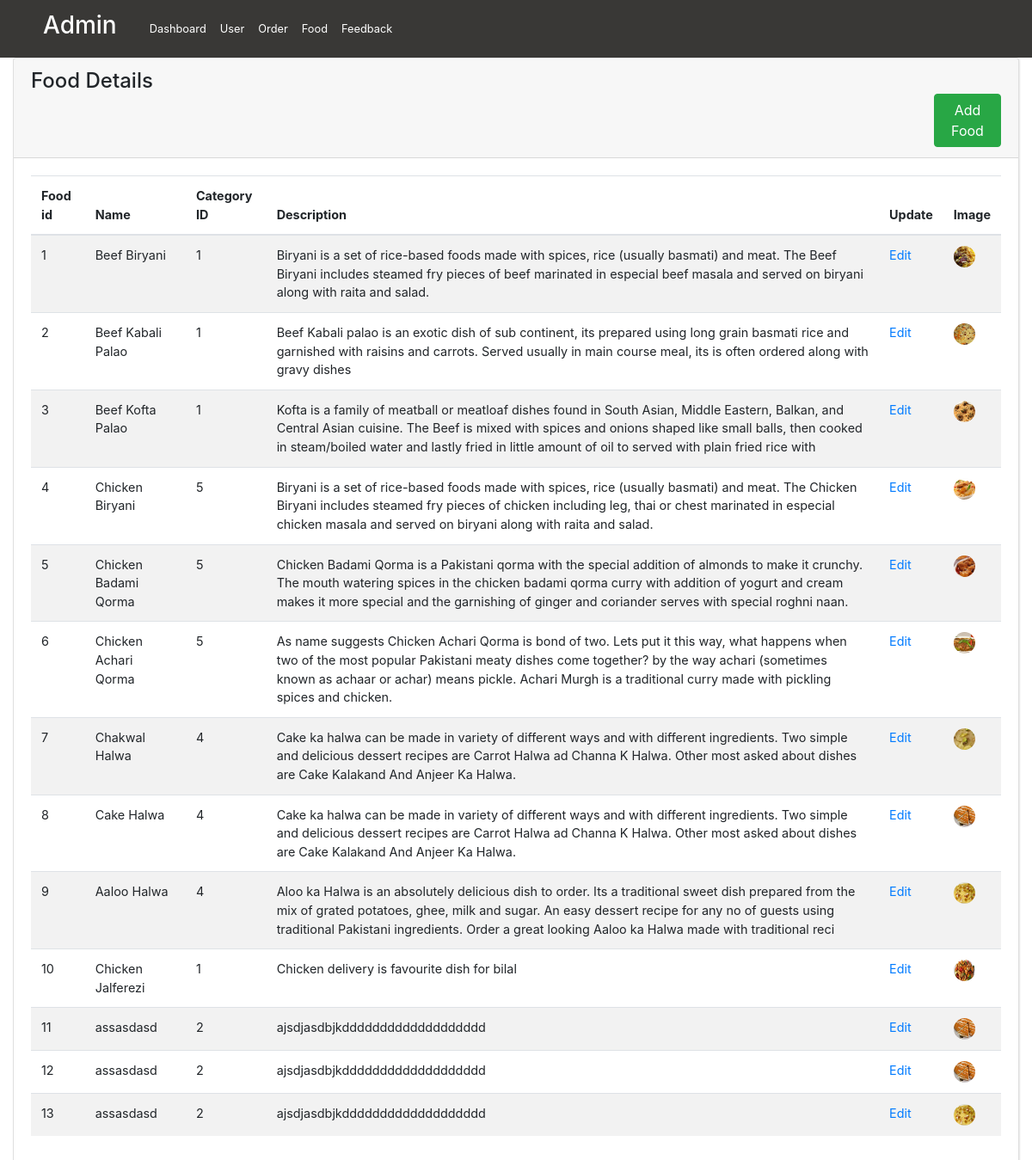
Screenshot of /Admin/food.php with the database file from the repository.
### tables this page shows
CREATE TABLE `food` (
  `fd_id` int(5) NOT NULL,
  `cate_id` int(5) DEFAULT NULL,
  `name` varchar(300) DEFAULT NULL,
  `unit_price` int(10) DEFAULT NULL,
  `desc` varchar(300) DEFAULT NULL,
  `image` varchar(300) DEFAULT NULL
);

### Admin/Classes/PDO.php (called while the page is built, shortened)
<?php
class pdoConnection{
    private $pdo;
    public function __construct($host = "mysql:host=localhost;dbname=caterars", $user = "root", $pass=""){
        try{
            $this->pdo = new PDO($host, $user, $pass);
            $this->pdo->setAttribute(PDO::ATTR_ERRMODE, PDO::ERRMODE_EXCEPTION);
        }
        catch(PDOException $e){
            $this->error = $e->getMessage();
        }
    }
    public function execQuery($sql){
        $result =$this->pdo->query($sql);
        return $result;
    }
}
?>

### Admin/Classes/Food.php (called while the page is built, shortened)
<?php
include 'PDO.php';
class Food{
    public function ViewFoods(){
        $con=new pdoConnection();
        $sql = "SELECT * FROM food";
        $result=$con->execQuery($sql);
        return $result;
    }
}
?>

### Admin/food.php (the view, shortened to what this page needs)
<?php
include 'Classes/Food.php';
$u=new Food(0,2,"Biryani",150,"It is  Biryani","image1");
$result=$u->ViewFoods();
?>
<!DOCTYPE html>
<html lang="en">
<head>
      <link rel="stylesheet" href="cssfiles/bootstrap.min.css">
  <link rel="stylesheet" href="cssfiles/fontastic.css">
  <link rel="stylesheet" href="cssfiles/style.default.css" id="theme-stylesheet">
  <link rel="stylesheet" href="cssfiles/custom.css">
      <link rel="stylesheet" href="https://stackpath.bootstrapcdn.com/bootstrap/4.3.1/css/bootstrap.min.css"
>
      <link rel="stylesheet" href="custom.css">
</head>
<body>
<div>
            <nav class="navbar navbar-expand-md navbar-custom">
                  <ul style="padding-left:50px;" class="navbar-nav">
                        <li class="nav-item">
                              <h3 style="color:white;">Admin</h3>
                        </li>
                  </ul>
                  <ul style="padding-left:30px;" class="navbar-nav">
                        <li class="nav-item">
                              <a class="nav-link" href="dashboard.php">Dashboard</a>
                        </li>
                  </ul>
                  <ul class="navbar-nav">
                        <li class="nav-item">
                              <a class="nav-link" href="user.php">User</a>
                        </li>
                  </ul>
                  <ul class="navbar-nav">
                        <li class="nav-item">
                              <a class="nav-link" href="order.php">Order</a>
                        </li>
                  </ul>
                  <ul class="navbar-nav">
                        <li class="nav-item">
                              <a class="nav-link" href="food.php">Food</a>
                        </li>
                  </ul>
                  <ul class="navbar-nav">
                        <li class="nav-item">
                              <a class="nav-link" href="feedback.php">Feedback</a>
                        </li>
                  </ul>
            </nav>
      </div>
      <div class="col-lg">
    <div class="card">
      <div class="card-header">
        <h4>Food Details
        <a href='phpfunctions/add_food.php'><button style="margin-left:1050px;"type="button" class="btn btn-success">Add Food</button></a>
        </h4>
      </div>
      <div class="card-body">
        <div class="table-responsive">
          <table class="table table-striped table-hover" >
            <thead>
              <tr>
              <th>Food id</th>
                        <th>Name</th>
                        <th>Category ID</th>
                        <th>Description</th>
                        <th>Update</th>
                        <th>Image</th>
              </tr>
            </thead>
            <tbody>
            <?php while($row = $result->fetch()){ ?>
                  <tr>
                  <td><?php echo $row['fd_id'] ?></td>
                        <td><?php echo $row['name'] ?></td>
                        <td><?php echo $row['cate_id'] ?></td>
                        <td><?php echo $row['desc'] ?></td>
                        <td><a href="phpfunctions/update_food.php?id=<?php echo $row['fd_id']; ?>">Edit</a></td>
                        <td><img style="border-radius: 50%;" src="<?php echo "food_images/".$row['image'] ?>" height="25" width="25">  </td>
                  </tr>
                  <?php } ?>
            </tbody>
          </table>
        </div>
      </div>
    </div>
  </div>
</body>
</html>

### Admin/cssfiles/style.default.css (style rules this page uses)
a { display: inline-block; text-decoration: none; color: #fff; }
body { overflow-x: hidden; }
table { font-size: 0.9em; color: #666; }
.card { margin-bottom: 30px; -webkit-box-shadow: 1px 1px 2px rgba(0, 0, 0, 0.1); box-shadow: 1px 1px 2px rgba(0, 0, 0, 0.1); }
.card-header h1, .card-header h2, .card-header h3, .card-header h4, .card-header h5, .card-header h6 { margin-bottom: 0; }
nav.navbar { background: #393836; padding: .8rem 0; }
nav.navbar a { font-size: .8rem; color: #fff; position: relative; }
button { cursor: pointer; }
.navbar { padding: 0.5rem 1rem; }
.btn { font-weight: 400; border: 1px solid transparent; padding: 0.45rem 0.75rem; font-size: 0.9rem; line-height: 1.5; border-radius: 0; -webkit-transition: color 0.15s ease-in-out, background-color 0.15s ease-in-out, border-color 0.15s ease-in-out, -webkit-box-shadow 0.15s ease-in-out; transition: color 0.15s ease-in-out, background-color 0.15s ease-in-out, border-color 0.15s ease-in-out, -webkit-box-shadow 0.15s ease-in-out; transition: color 0.15s ease-in-out, background-color 0.15s ease-in-out, border-color 0.15s ease-in-out, box-shadow 0.15s ease-in-out; transition: color 0.15s ease-in-out, background-color 0.15s ease-in-out, border-color 0.15s ease-in-out, box-shadow 0.15s ease-in-out, -webkit-box-shadow 0.15s ease-in-out; }
.btn-success { color: color-yiq(#28a745); background-color: #28a745; border-color: #28a745; }
body { font-family: "Roboto", sans-serif; font-size: 1rem; font-weight: 400; line-height: 1.5; color: #212529; background-color: #fff; }
a { color: #33b35a; text-decoration: none; }
h1, h2, h3, h4, h5, h6, .h1, .h2, .h3, .h4, .h5, .h6 { margin-bottom: 0.5rem; font-family: inherit; font-weight: 700; line-height: 1.1; color: inherit; }
h3, .h3 { font-size: 1.2rem; }
h4, .h4 { font-size: 1.1rem; }
.nav-link { padding: 0.5rem 1rem; }
.card { background-color: #fff; border: 0 solid #eee; border-radius: 0; }
.card-body { padding: 1.25rem; }
.card-header { padding: 1rem 1.25rem; background-color: #fff; border-bottom: 1px solid #eee; }
.card-header:first-child { border-radius: 0 0 0 0; }

### rows the page displays
food: fd_id "1", name "Beef Biryani", cate "1", desc "Biryani is a set of rice-based foods made with spices, rice (usually basmati) and meat. The Beef Biryani includes steamed fry pieces of beef marinated in especial beef masala and served on biryani along with raita and salad.", image (picture)
food: fd_id "2", name "Beef Kabali Palao", cate "1", desc "Beef Kabali palao is an exotic dish of sub continent, its prepared using long grain basmati rice and garnished with raisins and carrots. Served usually in main course meal, its is often ordered along with gravy dishes", image (picture)
food: fd_id "3", name "Beef Kofta Palao", cate "1", desc "Kofta is a family of meatball or meatloaf dishes found in South Asian, Middle Eastern, Balkan, and Central Asian cuisine. The Beef is mixed with spices and onions shaped like small balls, then cooked in steam/boiled water and lastly fried in little amount of oil to served with plain fried rice with", image (picture)
food: fd_id "4", name "Chicken Biryani", cate "5", desc "Biryani is a set of rice-based foods made with spices, rice (usually basmati) and meat. The Chicken Biryani includes steamed fry pieces of chicken including leg, thai or chest marinated in especial chicken masala and served on biryani along with raita and salad.", image (picture)
food: fd_id "5", name "Chicken Badami Qorma", cate "5", desc "Chicken Badami Qorma is a Pakistani qorma with the special addition of almonds to make it crunchy. The mouth watering spices in the chicken badami qorma curry with addition of yogurt and cream makes it more special and the garnishing of ginger and coriander serves with special roghni naan.", image (picture)
food: fd_id "6", name "Chicken Achari Qorma", cate "5", desc "As name suggests Chicken Achari Qorma is bond of two. Lets put it this way, what happens when two of the most popular Pakistani meaty dishes come together? by the way achari (sometimes known as achaar or achar) means pickle. Achari Murgh is a traditional curry made with pickling spices and chicken.", image (picture)
food: fd_id "7", name "Chakwal Halwa", cate "4", desc "Cake ka halwa can be made in variety of different ways and with different ingredients. Two simple and delicious dessert recipes are Carrot Halwa ad Channa K Halwa. Other most asked about dishes are Cake Kalakand And Anjeer Ka Halwa.", image (picture)
food: fd_id "8", name "Cake Halwa", cate "4", desc "Cake ka halwa can be made in variety of different ways and with different ingredients. Two simple and delicious dessert recipes are Carrot Halwa ad Channa K Halwa. Other most asked about dishes are Cake Kalakand And Anjeer Ka Halwa.", image (picture)
food: fd_id "9", name "Aaloo Halwa", cate "4", desc "Aloo ka Halwa is an absolutely delicious dish to order. Its a traditional sweet dish prepared from the mix of grated potatoes, ghee, milk and sugar. An easy dessert recipe for any no of guests using traditional Pakistani ingredients. Order a great looking Aaloo ka Halwa made with traditional reci", image (picture)
food: fd_id "10", name "Chicken Jalferezi", cate "1", desc "Chicken delivery is favourite dish for bilal", image (picture)
food: fd_id "11", name "assasdasd", cate "2", desc "ajsdjasdbjkddddddddddddddddddd", image (picture)
food: fd_id "12", name "assasdasd", cate "2", desc "ajsdjasdbjkddddddddddddddddddd", image (picture)
food: fd_id "13", name "assasdasd", cate "2", desc "ajsdjasdbjkddddddddddddddddddd", image (picture)
